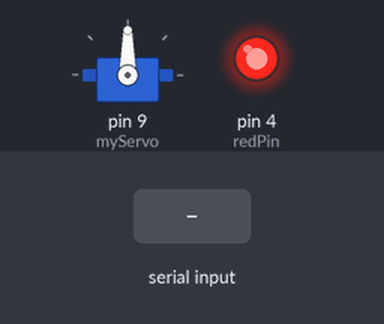
A sketch run on a simulated Arduino Uno, built with avr-gcc and run on an emulated ATmega328P. Parts: servo, output pins drawn as LEDs (lit = HIGH). The inputs (shaded band) are chosen by the test bench. What the sketch prints to the serial monitor is not drawn.

Above: at 7.2 s.
7.3 s: byte 17 (0x11) received over Serial
At 7.8 s:
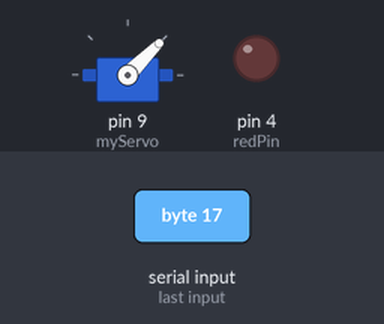
At 8.6 s:
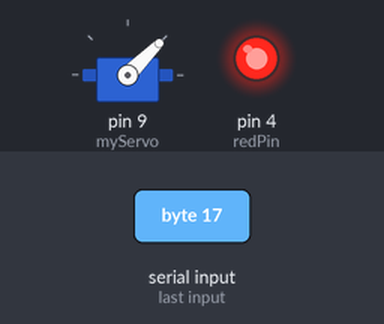
9.8 s: byte 21 (0x15) received over Serial
At 10.9 s:
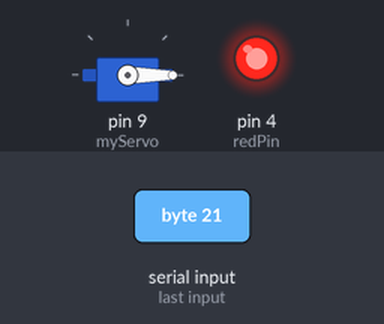
Timing chart, 0 to 14.8 s (numbered marks = the images above; inputs shaded):
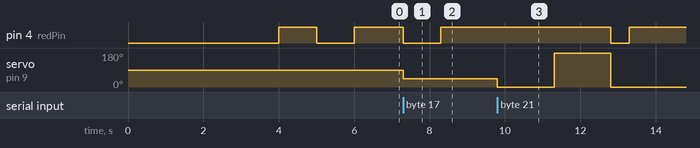

The sketch:

Arduino_voice_recognition.ino
```cpp
#include <Servo.h>


// This code reads voice input from microfone, resulting in the turning of a visor depending on the voice command.
// for example, voice command "VASEN" (left) makes the visor turn 45 degrees to left.

Servo myServo;

const int redPin = 4;
byte COM = 0;
int refAngle= 90;

void setup() {
  Serial.begin(9600);
  pinMode(redPin, OUTPUT);
  myServo.attach(9);
  delay(2000);
  Serial.write(0xAA);
  Serial.write(0x37);
  delay(1000);
  Serial.write(0xAA);
  Serial.write(0x21);
  delay(1000);
  myServo.write(refAngle);
  digitalWrite(redPin, HIGH);
  delay(1000);
  digitalWrite(redPin, LOW);
  delay(1000);
  digitalWrite(redPin, HIGH);


}

void loop() {
  while(Serial.available()){
    COM = Serial.read();
    switch(COM){
      case 0x11:
      refAngle-=45;
      if(refAngle < 0){
        myServo.write(0);
        refAngle = 0;
      }
      else{
        myServo.write(refAngle);
      }
      digitalWrite(redPin, LOW);
      delay(1000);
      digitalWrite(redPin, HIGH);
      break;
      case 0x12:
      refAngle+=45;
      if (refAngle > 180){
        myServo.write(180);
        refAngle = 180;
      }
      else{
        myServo.write(refAngle);
      }
      digitalWrite(redPin, LOW);
      delay(500);
      digitalWrite(redPin, HIGH);
      break;
      case 0x13:
      myServo.write(90);
      digitalWrite(redPin, LOW);
      delay(500);
      digitalWrite(redPin, HIGH);
      refAngle = 90;
      break;
      case 0x14:
      break;
      case 0x15:
      if(refAngle < 90){
        myServo.write(0);
        delay(1500);
        myServo.write(180);
        delay(1500);
        myServo.write(0);
        refAngle = 0;
      }
      else{
        myServo.write(180);
        delay(1500);
        myServo.write(0);
        delay(1500);
        myServo.write(180);
        refAngle = 180;
      }
      digitalWrite(redPin, LOW);
      delay(500);
      digitalWrite(redPin, HIGH);
      break;

    }


    }


}
```

Measured:
- after the input at 7.3 s, pin 4 (redPin): HIGH → LOW at once, → HIGH 1.0 s later; servo on pin 9 (myServo): 90° → 45° at once
- after the input at 9.8 s, pin 4 (redPin): HIGH → LOW after 3.0 s, → HIGH 0.50 s later; servo on pin 9 (myServo): 45° → 0° at once, → 180° 1.5 s later, → 0° 1.5 s later
